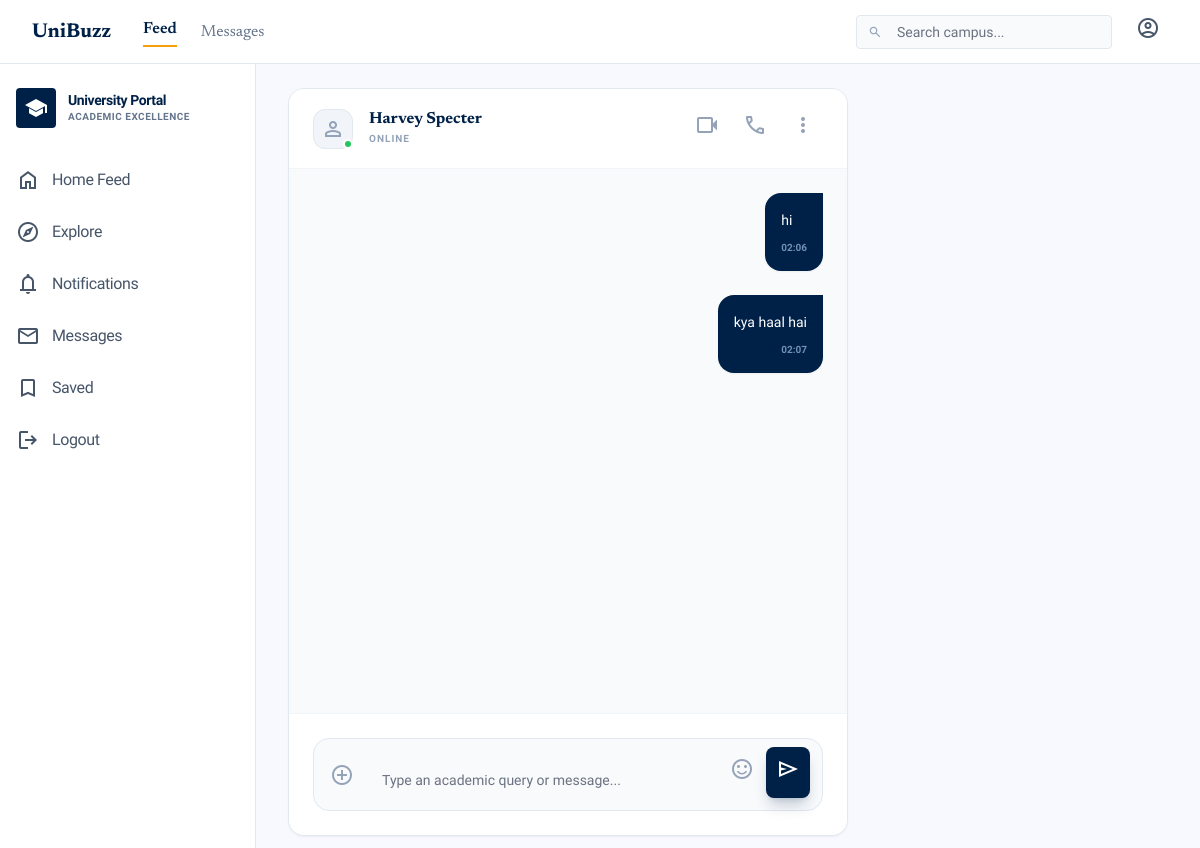
Page /student/chat/5/ (signed in) on the committed database.
### students/models.py (models this page shows, shortened)
class StudentUser(models.Model):
    id = models.AutoField(primary_key=True)
    roll_number = models.CharField(unique=True, max_length=20)
    name = models.CharField(max_length=100)
    email = models.EmailField(unique=True)
    password = models.CharField(max_length=255)
    profile_pic = models.ImageField(upload_to='students/profile_pics/', blank=True, null=True)
    bio = models.TextField(blank=True)
    is_blocked = models.BooleanField(default=False)
    created_at = models.DateTimeField(auto_now_add=True)

### chat/models.py (models this page shows)
class DirectMessage(models.Model):
    sender_role = models.CharField(max_length=10)
    sender_id = models.PositiveIntegerField()
    receiver_role = models.CharField(max_length=10)
    receiver_id = models.PositiveIntegerField()
    content = models.TextField()
    timestamp = models.DateTimeField(auto_now_add=True)
    is_read = models.BooleanField(default=False)

### students/views.py (the view, shortened to what this page needs)
# urls.py: path('chat/<int:user_id>/', views.chat_detail_view, name='student_chat_detail'),
@student_required
def chat_detail_view(request, user_id):
    student_id = request.session['student_id']
    other_student = get_object_or_404(StudentUser, id=user_id)
    messages_list = DirectMessage.objects.filter(
        Q(sender_role='student', sender_id=student_id, receiver_role='student', receiver_id=user_id) |
        Q(sender_role='student', sender_id=user_id, receiver_role='student', receiver_id=student_id)
    ).order_by('timestamp')
    DirectMessage.objects.filter(
        sender_role='student', sender_id=user_id, receiver_role='student', receiver_id=student_id, is_read=False
    ).update(is_read=True)
    return render(request, 'students/chat_detail.html', {'other_student': other_student, 'messages_list': messages_list})

### templates/students/chat_detail.html (shortened to what this page needs)
{% extends 'base.html' %}
{% block content %}
<div class="flex flex-col h-[calc(100vh-100px)] bg-slate-50 rounded-2xl overflow-hidden border border-slate-200 shadow-sm">
    <div class="px-6 py-4 bg-white border-b border-slate-100 flex justify-between items-center z-10">
        <div class="flex items-center gap-4">
            <div class="relative">
                {% if other_student.profile_pic %}
                    <img src="{{ other_student.profile_pic.url }}" class="w-10 h-10 rounded-full object-cover border border-slate-200">
                {% else %}
                    <div class="w-10 h-10 rounded-full bg-slate-100 flex items-center justify-center text-slate-400 border border-slate-200">
                        <span class="material-symbols-outlined">person</span>
                    </div>
                {% endif %}
                <span class="absolute bottom-0 right-0 w-2.5 h-2.5 bg-green-500 border-2 border-white rounded-full"></span>
            </div>
            <div>
                <h3 class="font-serif font-bold text-primary-container leading-none mb-1">{{ other_student.name }}</h3>
                <div class="flex items-center gap-1.5">
                    <span class="text-[10px] text-slate-400 uppercase tracking-widest font-bold">Online</span>
                </div>
            </div>
        </div>
        <div class="flex items-center gap-2">
            <button class="p-2 text-slate-400 hover:text-primary transition-colors"><span class="material-symbols-outlined">videocam</span></button>
            <button class="p-2 text-slate-400 hover:text-primary transition-colors"><span class="material-symbols-outlined">call</span></button>
            <button class="p-2 text-slate-400 hover:text-primary transition-colors"><span class="material-symbols-outlined">more_vert</span></button>
        </div>
    </div>
    <div id="messages-container" class="flex-1 overflow-y-auto p-6 space-y-6 custom-scrollbar flex flex-col">
        {% for msg in messages_list %}
            {% if msg.sender_id == request.session.student_id %}
                <div class="flex gap-3 max-w-[85%] self-end flex-row-reverse">
                    <div class="bg-primary-container text-white p-4 rounded-2xl rounded-tr-none shadow-sm">
                        <p class="text-sm leading-relaxed">{{ msg.content }}</p>
                        <span class="text-[10px] text-blue-200/60 mt-2 block text-right font-bold">{{ msg.timestamp|time:"H:i" }}</span>
                    </div>
                </div>
            {% endif %}
        {% endfor %}
    </div>
    <div class="p-6 bg-white border-t border-slate-100">
        <form id="chat-form" class="bg-slate-50 border border-slate-200 rounded-2xl p-2 flex items-end gap-2 focus-within:border-primary-container focus-within:bg-white transition-all">
            <button type="button" class="p-2 text-slate-400 hover:text-primary transition-colors">
                <span class="material-symbols-outlined">add_circle</span>
            </button>
            <textarea id="chat-input" class="flex-1 bg-transparent border-none focus:ring-0 resize-none py-2 text-sm font-sans min-h-[40px] max-h-[120px]" placeholder="Type an academic query or message..." rows="1" required autocomplete="off"></textarea>
            <div class="flex gap-1 pb-1 pr-1">
                <button type="button" class="p-2 text-slate-400 hover:text-primary transition-colors">
                    <span class="material-symbols-outlined">sentiment_satisfied</span>
                </button>
                <button type="submit" class="bg-primary-container text-white p-2.5 rounded-xl hover:opacity-90 transition-opacity shadow-lg shadow-primary-container/20">
                    <span class="material-symbols-outlined">send</span>
                </button>
            </div>
        </form>
    </div>
</div>
{% endblock %}

### templates/base.html (style rules this page uses)
.material-symbols-outlined { font-variation-settings: 'FILL' 0, 'wght' 400, 'GRAD' 0, 'opsz' 24; }
body { background-color: #f8f9ff; }

### rows in the picture
StudentUser: name "Harvey Specter"
DirectMessage: content "hi", timestamp "02:06"
DirectMessage: content "kya haal hai", timestamp "02:07"
